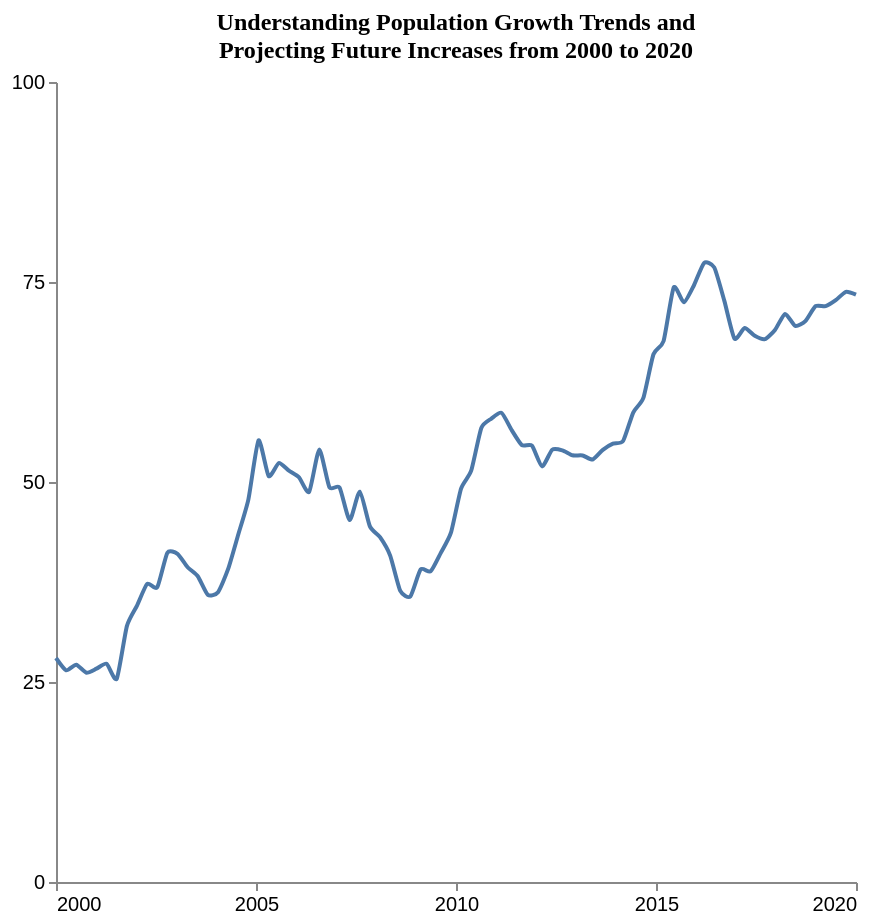

The Vega-Lite source for this figure:
### Vega-Lite specification from a JSON file in a GitHub repository (floating-point values rounded to 4 significant figures)
{"$schema": "https://vega.github.io/schema/vega-lite/v5.json", "description": "Pattern: irregular", "data": {"values": [{"X": 2000.0, "Y": 28.0}, {"X": 2000.0, "Y": 26.47}, {"X": 2001.0, "Y": 27.15}, {"X": 2001.0, "Y": 26.16}, {"X": 2001.0, "Y": 26.66}, {"X": 2001.0, "Y": 27.28}, {"X": 2002.0, "Y": 25.4}, {"X": 2002.0, "Y": 31.98}, {"X": 2002.0, "Y": 34.54}, {"X": 2002.0, "Y": 37.27}, {"X": 2003.0, "Y": 36.84}, {"X": 2003.0, "Y": 41.16}, {"X": 2003.0, "Y": 41.01}, {"X": 2003.0, "Y": 39.34}, {"X": 2004.0, "Y": 38.22}, {"X": 2004.0, "Y": 35.88}, {"X": 2004.0, "Y": 36.23}, {"X": 2004.0, "Y": 39.13}, {"X": 2005.0, "Y": 43.44}, {"X": 2005.0, "Y": 47.83}, {"X": 2005.0, "Y": 55.2}, {"X": 2005.0, "Y": 50.74}, {"X": 2006.0, "Y": 52.36}, {"X": 2006.0, "Y": 51.42}, {"X": 2006.0, "Y": 50.57}, {"X": 2006.0, "Y": 48.77}, {"X": 2007.0, "Y": 54.05}, {"X": 2007.0, "Y": 49.34}, {"X": 2007.0, "Y": 49.32}, {"X": 2007.0, "Y": 45.24}, {"X": 2008.0, "Y": 48.8}, {"X": 2008.0, "Y": 44.45}, {"X": 2008.0, "Y": 43.1}, {"X": 2008.0, "Y": 40.8}, {"X": 2009.0, "Y": 36.38}, {"X": 2009.0, "Y": 35.7}, {"X": 2009.0, "Y": 39.05}, {"X": 2009.0, "Y": 38.84}, {"X": 2010.0, "Y": 41.15}, {"X": 2010.0, "Y": 43.67}, {"X": 2010.0, "Y": 49.18}, {"X": 2010.0, "Y": 51.41}, {"X": 2011.0, "Y": 56.76}, {"X": 2011.0, "Y": 57.93}, {"X": 2011.0, "Y": 58.64}, {"X": 2011.0, "Y": 56.48}, {"X": 2012.0, "Y": 54.61}, {"X": 2012.0, "Y": 54.54}, {"X": 2012.0, "Y": 51.95}, {"X": 2012.0, "Y": 54.03}, {"X": 2013.0, "Y": 53.96}, {"X": 2013.0, "Y": 53.34}, {"X": 2013.0, "Y": 53.32}, {"X": 2013.0, "Y": 52.81}, {"X": 2014.0, "Y": 54.02}, {"X": 2014.0, "Y": 54.8}, {"X": 2014.0, "Y": 55.12}, {"X": 2014.0, "Y": 58.68}, {"X": 2015.0, "Y": 60.51}, {"X": 2015.0, "Y": 65.97}, {"X": 2015.0, "Y": 67.62}, {"X": 2015.0, "Y": 74.32}, {"X": 2016.0, "Y": 72.46}, {"X": 2016.0, "Y": 74.59}, {"X": 2016.0, "Y": 77.39}, {"X": 2016.0, "Y": 76.83}, {"X": 2017.0, "Y": 72.64}, {"X": 2017.0, "Y": 67.92}, {"X": 2017.0, "Y": 69.26}, {"X": 2017.0, "Y": 68.27}, {"X": 2018.0, "Y": 67.85}, {"X": 2018.0, "Y": 69.01}, {"X": 2018.0, "Y": 71.01}, {"X": 2018.0, "Y": 69.51}, {"X": 2019.0, "Y": 70.11}, {"X": 2019.0, "Y": 71.97}, {"X": 2019.0, "Y": 71.99}, {"X": 2019.0, "Y": 72.73}, {"X": 2020.0, "Y": 73.77}, {"X": 2020.0, "Y": 73.41}]}, "mark": {"type": "line", "interpolate": "cardinal", "tension": 0.4}, "encoding": {"x": {"field": "X", "type": "quantitative", "title": "", "axis": {"grid": false, "format": "d", "values": [2000, 2005, 2010, 2015, 2020], "tickSize": 4}, "scale": {"domain": [2000, 2020]}}, "y": {"field": "Y", "type": "quantitative", "title": "", "axis": {"grid": false, "format": "d", "values": [0, 25, 50, 75, 100], "tickSize": 4, "tickOpacity": 1}, "scale": {"domain": [0, 100]}}}, "title": {"text": "Understanding Population Growth Trends and^ Projecting Future Increases from 2000 to 2020", "anchor": "middle", "font": "Tahoma", "fontSize": 12}, "config": {"lineBreak": "^", "view": {"stroke": null}}, "height": 400, "width": 400, "autosize": "pad"}
